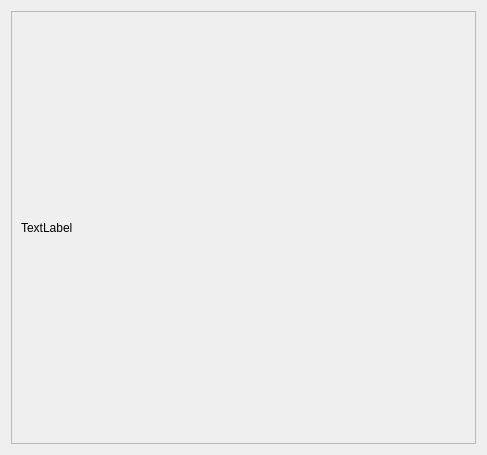
<?xml version="1.0" encoding="UTF-8"?>
<ui version="4.0">
 <class>Apparels_and_Accessories</class>
 <widget class="QDialog" name="Apparels_and_Accessories">
  <property name="geometry">
   <rect>
    <x>0</x>
    <y>0</y>
    <width>487</width>
    <height>455</height>
   </rect>
  </property>
  <property name="windowTitle">
   <string>Dialog</string>
  </property>
  <property name="styleSheet">
   <string notr="true">Apparels_and_Accessories{background:black;}</string>
  </property>
  <layout class="QGridLayout" name="gridLayout_2">
   <item row="0" column="0">
    <widget class="QScrollArea" name="scrollArea">
     <property name="widgetResizable">
      <bool>true</bool>
     </property>
     <widget class="QWidget" name="scrollAreaWidgetContents">
      <property name="geometry">
       <rect>
        <x>0</x>
        <y>0</y>
        <width>467</width>
        <height>435</height>
       </rect>
      </property>
      <layout class="QGridLayout" name="gridLayout">
       <item row="0" column="0">
        <widget class="QLabel" name="label">
         <property name="text">
          <string>TextLabel</string>
         </property>
        </widget>
       </item>
      </layout>
     </widget>
    </widget>
   </item>
  </layout>
 </widget>
 <resources/>
 <connections/>
</ui>
